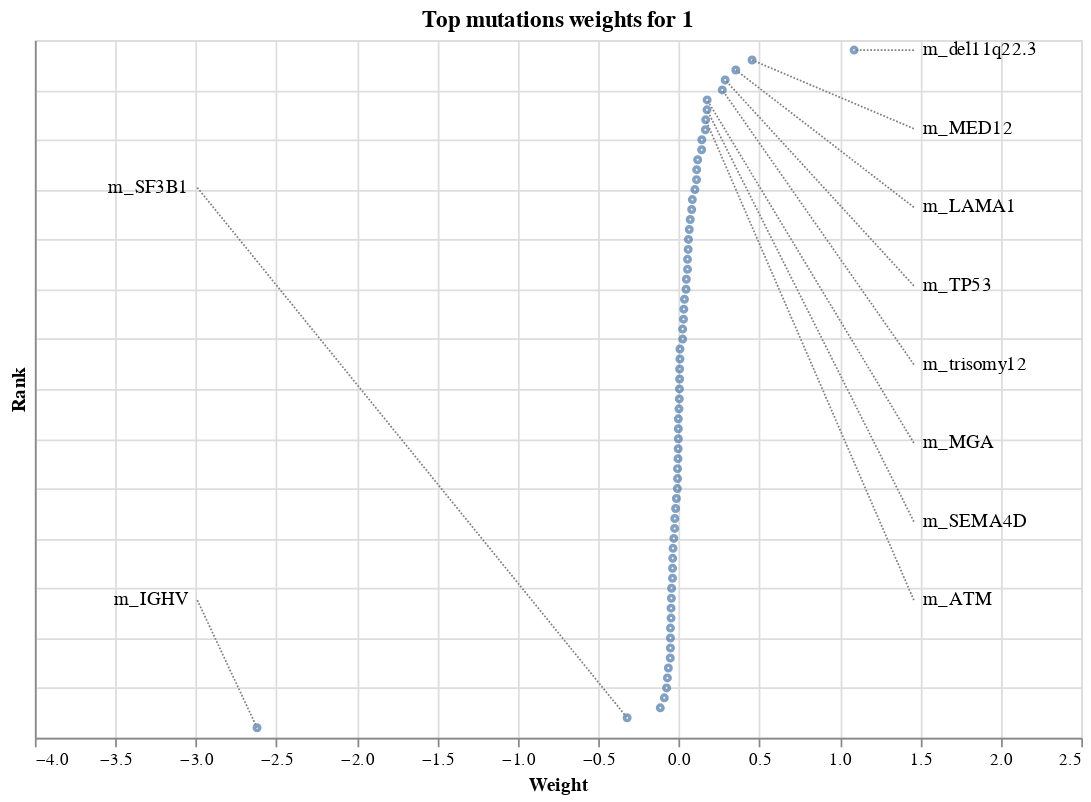

The code cell stored with this chart in its notebook:
### Markdown cell above
### Top weights per factor

The `plot_weights` functionality allows us to inspect the weights for a specific view and simultaneously labels the the top-n values (measured in magnitude).
Here, we can see that the IGHV mutation has a large weight indicating that patients with a high value in factor one, express this mutation more likely.

### Code cell
plot_weights(model, "mutations", factor=1)

### Figure 1 — Vega specification as saved in the notebook (floating-point values rounded to 4 significant figures)
{"$schema": "https://vega.github.io/schema/vega/v5.json", "data": [{"name": "source_0", "values": [{"rank": 69, "weight": 1.089}, {"rank": 68, "weight": 0.455}, {"rank": 67, "weight": 0.354}, {"rank": 66, "weight": 0.288}, {"rank": 65, "weight": 0.27}, {"rank": 64, "weight": 0.176}, {"rank": 63, "weight": 0.175}, {"rank": 62, "weight": 0.167}, {"rank": 61, "weight": 0.165}, {"rank": 60, "weight": 0.143}, {"rank": 59, "weight": 0.142}, {"rank": 58, "weight": 0.117}, {"rank": 57, "weight": 0.111}, {"rank": 56, "weight": 0.11}, {"rank": 55, "weight": 0.1}, {"rank": 54, "weight": 0.084}, {"rank": 53, "weight": 0.08}, {"rank": 52, "weight": 0.071}, {"rank": 51, "weight": 0.065}, {"rank": 50, "weight": 0.06}, {"rank": 49, "weight": 0.058}, {"rank": 48, "weight": 0.054}, {"rank": 47, "weight": 0.054}, {"rank": 46, "weight": 0.047}, {"rank": 45, "weight": 0.045}, {"rank": 44, "weight": 0.035}, {"rank": 43, "weight": 0.031}, {"rank": 42, "weight": 0.029}, {"rank": 41, "weight": 0.024}, {"rank": 40, "weight": 0.024}, {"rank": 39, "weight": 0.007}, {"rank": 38, "weight": 0.007}, {"rank": 37, "weight": 0.005}, {"rank": 36, "weight": 0.005}, {"rank": 35, "weight": 0.004}, {"rank": 34, "weight": 0.003}, {"rank": 33, "weight": 0.001}, {"rank": 32, "weight": -0.003}, {"rank": 31, "weight": -0.003}, {"rank": 30, "weight": -0.003}, {"rank": 29, "weight": -0.004}, {"rank": 28, "weight": -0.005}, {"rank": 27, "weight": -0.008}, {"rank": 26, "weight": -0.008}, {"rank": 25, "weight": -0.009}, {"rank": 24, "weight": -0.015}, {"rank": 23, "weight": -0.02}, {"rank": 22, "weight": -0.025}, {"rank": 21, "weight": -0.026}, {"rank": 20, "weight": -0.031}, {"rank": 19, "weight": -0.036}, {"rank": 18, "weight": -0.038}, {"rank": 17, "weight": -0.039}, {"rank": 16, "weight": -0.039}, {"rank": 15, "weight": -0.045}, {"rank": 14, "weight": -0.046}, {"rank": 13, "weight": -0.048}, {"rank": 12, "weight": -0.048}, {"rank": 11, "weight": -0.052}, {"rank": 10, "weight": -0.052}, {"rank": 9, "weight": -0.052}, {"rank": 8, "weight": -0.053}, {"rank": 7, "weight": -0.065}, {"rank": 6, "weight": -0.071}, {"rank": 5, "weight": -0.076}, {"rank": 4, "weight": -0.09}, {"rank": 3, "weight": -0.115}, {"rank": 2, "weight": -0.321}, {"rank": 1, "weight": -2.62}]}, {"name": "source_1", "values": [{"feature": "m_del11q22.3", "label_x": 1.46, "label_y": 69.0}, {"feature": "m_MED12", "label_x": 1.46, "label_y": 61.11}, {"feature": "m_LAMA1", "label_x": 1.46, "label_y": 53.23}, {"feature": "m_TP53", "label_x": 1.46, "label_y": 45.34}, {"feature": "m_trisomy12", "label_x": 1.46, "label_y": 37.46}, {"feature": "m_MGA", "label_x": 1.46, "label_y": 29.57}, {"feature": "m_SEMA4D", "label_x": 1.46, "label_y": 21.69}, {"feature": "m_ATM", "label_x": 1.46, "label_y": 13.8}]}, {"name": "source_2", "values": [{"feature": "m_IGHV", "label_x": -2.991, "label_y": 13.8}, {"feature": "m_SF3B1", "label_x": -2.991, "label_y": 55.2}]}, {"name": "source_3", "values": [{"label_x": 1.46, "label_y": 69.0, "rank": 69, "weight": 1.089}, {"label_x": 1.46, "label_y": 61.11, "rank": 68, "weight": 0.455}, {"label_x": 1.46, "label_y": 53.23, "rank": 67, "weight": 0.354}, {"label_x": 1.46, "label_y": 45.34, "rank": 66, "weight": 0.288}, {"label_x": 1.46, "label_y": 37.46, "rank": 65, "weight": 0.27}, {"label_x": 1.46, "label_y": 29.57, "rank": 64, "weight": 0.176}, {"label_x": 1.46, "label_y": 21.69, "rank": 63, "weight": 0.175}, {"label_x": 1.46, "label_y": 13.8, "rank": 62, "weight": 0.167}]}, {"name": "source_4", "values": [{"label_x": -2.991, "label_y": 13.8, "rank": 1, "weight": -2.62}, {"label_x": -2.991, "label_y": 55.2, "rank": 2, "weight": -0.321}]}], "marks": [{"type": "symbol", "name": "layer_0_marks", "from": {"data": "source_0"}, "encode": {"update": {"opacity": {"value": 0.7}, "y": {"field": "rank", "scale": "y"}, "x": {"field": "weight", "scale": "x"}, "size": {"value": 10}, "fill": {"value": "transparent"}, "stroke": {"value": "#4c78a8"}}}, "style": ["point"]}, {"type": "text", "name": "layer_1_marks", "from": {"data": "source_1"}, "encode": {"update": {"baseline": {"value": "middle"}, "dx": {"value": 5}, "x": {"field": "label_x", "scale": "x"}, "y": {"field": "label_y", "scale": "y"}, "fill": {"value": "black"}, "align": {"value": "left"}, "text": {"signal": "isValid(datum[\"feature\"]) ? datum[\"feature\"] : \"\"+datum[\"feature\"]"}}}, "style": ["text"]}, {"type": "text", "name": "layer_2_marks", "from": {"data": "source_2"}, "encode": {"update": {"align": {"value": "right"}, "x": {"field": "label_x", "scale": "x"}, "fill": {"value": "black"}, "baseline": {"value": "middle"}, "text": {"signal": "isValid(datum[\"feature\"]) ? datum[\"feature\"] : \"\"+datum[\"feature\"]"}, "dx": {"value": -5}, "y": {"field": "label_y", "scale": "y"}}}, "style": ["text"]}, {"type": "rule", "name": "layer_3_marks", "from": {"data": "source_3"}, "encode": {"update": {"x2": {"field": "weight", "scale": "x"}, "strokeDash": {"value": [1, 1]}, "x": {"field": "label_x", "scale": "x"}, "stroke": {"value": "gray"}, "y": {"field": "label_y", "scale": "y"}, "y2": {"field": "rank", "scale": "y"}}}, "style": ["rule"]}, {"type": "rule", "name": "layer_4_marks", "from": {"data": "source_4"}, "encode": {"update": {"x2": {"field": "weight", "scale": "x"}, "y2": {"field": "rank", "scale": "y"}, "strokeDash": {"value": [1, 1]}, "y": {"field": "label_y", "scale": "y"}, "stroke": {"value": "gray"}, "x": {"field": "label_x", "scale": "x"}}}, "style": ["rule"]}], "scales": [{"name": "x", "type": "linear", "domain": [-3.547, 2.016], "range": [0, {"signal": "width"}], "zero": true, "nice": true}, {"name": "y", "type": "linear", "domain": {"fields": [{"data": "source_0", "field": "rank"}, {"data": "source_1", "field": "label_y"}, {"data": "source_2", "field": "label_y"}, {"data": "source_3", "field": "label_y"}, {"data": "source_3", "field": "rank"}, {"data": "source_4", "field": "label_y"}, {"data": "source_4", "field": "rank"}]}, "range": [{"signal": "height"}, 0], "zero": true, "nice": true}], "axes": [{"scale": "x", "tickCount": {"signal": "ceil(width/40)"}, "orient": "bottom", "domain": false, "labels": false, "minExtent": 0, "grid": true, "maxExtent": 0, "zindex": 0, "aria": false, "gridScale": "y", "ticks": false}, {"scale": "y", "orient": "left", "zindex": 0, "maxExtent": 0, "tickCount": {"signal": "ceil(height/40)"}, "labels": false, "domain": false, "gridScale": "x", "aria": false, "grid": true, "ticks": false, "minExtent": 0}, {"scale": "x", "orient": "bottom", "tickCount": {"signal": "ceil(width/40)"}, "title": "Weight", "labelFlush": true, "zindex": 0, "labelOverlap": true, "grid": false}, {"scale": "y", "zindex": 0, "labelOverlap": true, "orient": "left", "tickCount": {"signal": "ceil(height/40)"}, "labels": false, "grid": false, "title": "Rank", "ticks": false}], "title": {"text": "Top mutations weights for 1", "frame": "group"}, "background": "white", "padding": 5, "width": 600, "height": 400, "style": "cell"}
